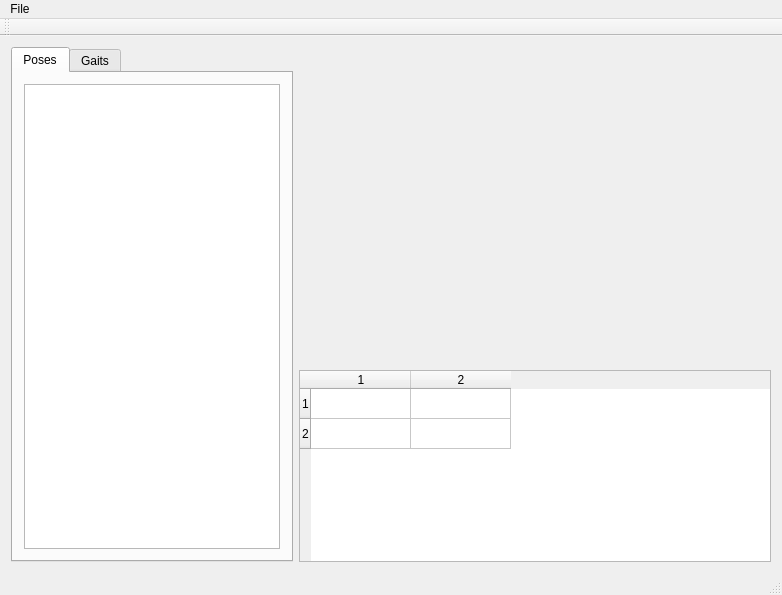
<?xml version="1.0" encoding="UTF-8"?>
<ui version="4.0">
 <class>MainWindow</class>
 <widget class="QMainWindow" name="MainWindow">
  <property name="geometry">
   <rect>
    <x>0</x>
    <y>0</y>
    <width>782</width>
    <height>587</height>
   </rect>
  </property>
  <property name="windowTitle">
   <string>Pose Editor</string>
  </property>
  <property name="unifiedTitleAndToolBarOnMac">
   <bool>false</bool>
  </property>
  <widget class="QWidget" name="centralWidget">
   <layout class="QGridLayout" name="gridLayout_3">
    <item row="0" column="0" rowspan="2">
     <widget class="QTabWidget" name="tabWidget">
      <property name="sizePolicy">
       <sizepolicy hsizetype="Minimum" vsizetype="Expanding">
        <horstretch>0</horstretch>
        <verstretch>0</verstretch>
       </sizepolicy>
      </property>
      <property name="currentIndex">
       <number>0</number>
      </property>
      <widget class="QWidget" name="Po">
       <attribute name="title">
        <string>Poses</string>
       </attribute>
       <layout class="QGridLayout" name="gridLayout_2">
        <item row="0" column="0">
         <widget class="QListWidget" name="poseList">
          <property name="sizePolicy">
           <sizepolicy hsizetype="Fixed" vsizetype="Expanding">
            <horstretch>0</horstretch>
            <verstretch>0</verstretch>
           </sizepolicy>
          </property>
          <property name="editTriggers">
           <set>QAbstractItemView::NoEditTriggers</set>
          </property>
          <property name="showDropIndicator" stdset="0">
           <bool>false</bool>
          </property>
          <property name="alternatingRowColors">
           <bool>true</bool>
          </property>
         </widget>
        </item>
       </layout>
      </widget>
      <widget class="QWidget" name="tab_2">
       <attribute name="title">
        <string>Gaits</string>
       </attribute>
       <layout class="QGridLayout" name="gridLayout">
        <item row="0" column="0" colspan="2">
         <widget class="QListWidget" name="gaitList">
          <property name="sizePolicy">
           <sizepolicy hsizetype="Minimum" vsizetype="Minimum">
            <horstretch>0</horstretch>
            <verstretch>0</verstretch>
           </sizepolicy>
          </property>
          <property name="editTriggers">
           <set>QAbstractItemView::NoEditTriggers</set>
          </property>
          <property name="alternatingRowColors">
           <bool>true</bool>
          </property>
         </widget>
        </item>
        <item row="1" column="0">
         <widget class="QLabel" name="label">
          <property name="text">
           <string>Pose 1</string>
          </property>
         </widget>
        </item>
        <item row="1" column="1">
         <widget class="QComboBox" name="comboBox"/>
        </item>
        <item row="2" column="0">
         <widget class="QLabel" name="label_2">
          <property name="text">
           <string>Pose 2</string>
          </property>
         </widget>
        </item>
        <item row="2" column="1">
         <widget class="QComboBox" name="comboBox_2"/>
        </item>
        <item row="3" column="0">
         <widget class="QLabel" name="label_3">
          <property name="text">
           <string>Pose 3</string>
          </property>
         </widget>
        </item>
        <item row="3" column="1">
         <widget class="QComboBox" name="comboBox_3"/>
        </item>
        <item row="4" column="0">
         <widget class="QLabel" name="label_4">
          <property name="text">
           <string>Pose 4</string>
          </property>
         </widget>
        </item>
        <item row="4" column="1">
         <widget class="QComboBox" name="comboBox_4"/>
        </item>
        <item row="5" column="0">
         <widget class="QLabel" name="label_5">
          <property name="text">
           <string>Pose 5</string>
          </property>
         </widget>
        </item>
        <item row="5" column="1">
         <widget class="QComboBox" name="comboBox_5"/>
        </item>
        <item row="6" column="0">
         <widget class="QLabel" name="label_6">
          <property name="text">
           <string>Pose 6</string>
          </property>
         </widget>
        </item>
        <item row="6" column="1">
         <widget class="QComboBox" name="comboBox_6"/>
        </item>
        <item row="7" column="0">
         <widget class="QLabel" name="label_7">
          <property name="text">
           <string>Pose 7</string>
          </property>
         </widget>
        </item>
        <item row="7" column="1">
         <widget class="QComboBox" name="comboBox_7"/>
        </item>
        <item row="8" column="0">
         <widget class="QLabel" name="label_8">
          <property name="text">
           <string>Pose 8</string>
          </property>
         </widget>
        </item>
        <item row="8" column="1">
         <widget class="QComboBox" name="comboBox_8"/>
        </item>
        <item row="9" column="0">
         <widget class="QLabel" name="label_9">
          <property name="text">
           <string>Speed</string>
          </property>
         </widget>
        </item>
        <item row="9" column="1">
         <widget class="QSlider" name="beat">
          <property name="maximum">
           <number>255</number>
          </property>
          <property name="singleStep">
           <number>8</number>
          </property>
          <property name="pageStep">
           <number>32</number>
          </property>
          <property name="value">
           <number>128</number>
          </property>
          <property name="orientation">
           <enum>Qt::Horizontal</enum>
          </property>
         </widget>
        </item>
        <item row="10" column="1">
         <widget class="QCheckBox" name="invert">
          <property name="text">
           <string>Invert</string>
          </property>
         </widget>
        </item>
       </layout>
      </widget>
     </widget>
    </item>
    <item row="0" column="1">
     <widget class="ViewWidget" name="widget" native="true">
      <property name="sizePolicy">
       <sizepolicy hsizetype="Expanding" vsizetype="Expanding">
        <horstretch>0</horstretch>
        <verstretch>0</verstretch>
       </sizepolicy>
      </property>
     </widget>
    </item>
    <item row="1" column="1">
     <widget class="QTableWidget" name="poseTable">
      <property name="sizePolicy">
       <sizepolicy hsizetype="Expanding" vsizetype="Fixed">
        <horstretch>0</horstretch>
        <verstretch>0</verstretch>
       </sizepolicy>
      </property>
      <property name="rowCount">
       <number>2</number>
      </property>
      <property name="columnCount">
       <number>2</number>
      </property>
      <attribute name="horizontalHeaderVisible">
       <bool>true</bool>
      </attribute>
      <row/>
      <row/>
      <column/>
      <column/>
     </widget>
    </item>
   </layout>
  </widget>
  <widget class="QMenuBar" name="menuBar">
   <property name="geometry">
    <rect>
     <x>0</x>
     <y>0</y>
     <width>782</width>
     <height>19</height>
    </rect>
   </property>
   <widget class="QMenu" name="menuFile">
    <property name="title">
     <string>File</string>
    </property>
    <addaction name="actionNew"/>
    <addaction name="actionOpen"/>
    <addaction name="actionSave"/>
    <addaction name="actionSave_As"/>
    <addaction name="separator"/>
    <addaction name="actionClose"/>
    <addaction name="actionQuit"/>
   </widget>
   <addaction name="menuFile"/>
  </widget>
  <widget class="QToolBar" name="mainToolBar">
   <attribute name="toolBarArea">
    <enum>TopToolBarArea</enum>
   </attribute>
   <attribute name="toolBarBreak">
    <bool>false</bool>
   </attribute>
  </widget>
  <widget class="QStatusBar" name="statusBar"/>
  <action name="actionNew">
   <property name="enabled">
    <bool>false</bool>
   </property>
   <property name="icon">
    <iconset theme="document-new">
     <normaloff>.</normaloff>.</iconset>
   </property>
   <property name="text">
    <string>New</string>
   </property>
   <property name="shortcut">
    <string>Ctrl+N</string>
   </property>
  </action>
  <action name="actionOpen">
   <property name="icon">
    <iconset theme="document-open">
     <normaloff>.</normaloff>.</iconset>
   </property>
   <property name="text">
    <string>Open</string>
   </property>
   <property name="shortcut">
    <string>Ctrl+O</string>
   </property>
  </action>
  <action name="actionSave">
   <property name="icon">
    <iconset theme="document-save">
     <normaloff>.</normaloff>.</iconset>
   </property>
   <property name="text">
    <string>Save</string>
   </property>
   <property name="shortcut">
    <string>Ctrl+S</string>
   </property>
  </action>
  <action name="actionSave_As">
   <property name="icon">
    <iconset theme="document-save-as">
     <normaloff>.</normaloff>.</iconset>
   </property>
   <property name="text">
    <string>Save As</string>
   </property>
   <property name="shortcut">
    <string>Ctrl+Shift+S</string>
   </property>
  </action>
  <action name="actionClose">
   <property name="enabled">
    <bool>false</bool>
   </property>
   <property name="icon">
    <iconset theme="document-close">
     <normaloff>.</normaloff>.</iconset>
   </property>
   <property name="text">
    <string>Close</string>
   </property>
   <property name="shortcut">
    <string>Ctrl+W</string>
   </property>
  </action>
  <action name="actionQuit">
   <property name="icon">
    <iconset theme="application-exit">
     <normaloff>.</normaloff>.</iconset>
   </property>
   <property name="text">
    <string>Quit</string>
   </property>
   <property name="shortcut">
    <string>Ctrl+Q</string>
   </property>
  </action>
 </widget>
 <layoutdefault spacing="6" margin="11"/>
 <customwidgets>
  <customwidget>
   <class>ViewWidget</class>
   <extends>QWidget</extends>
   <header>viewwidget.h</header>
   <container>1</container>
  </customwidget>
 </customwidgets>
 <resources/>
 <connections>
  <connection>
   <sender>actionQuit</sender>
   <signal>triggered()</signal>
   <receiver>MainWindow</receiver>
   <slot>close()</slot>
   <hints>
    <hint type="sourcelabel">
     <x>-1</x>
     <y>-1</y>
    </hint>
    <hint type="destinationlabel">
     <x>381</x>
     <y>287</y>
    </hint>
   </hints>
  </connection>
 </connections>
 <buttongroups>
  <buttongroup name="buttonGroup"/>
 </buttongroups>
</ui>
